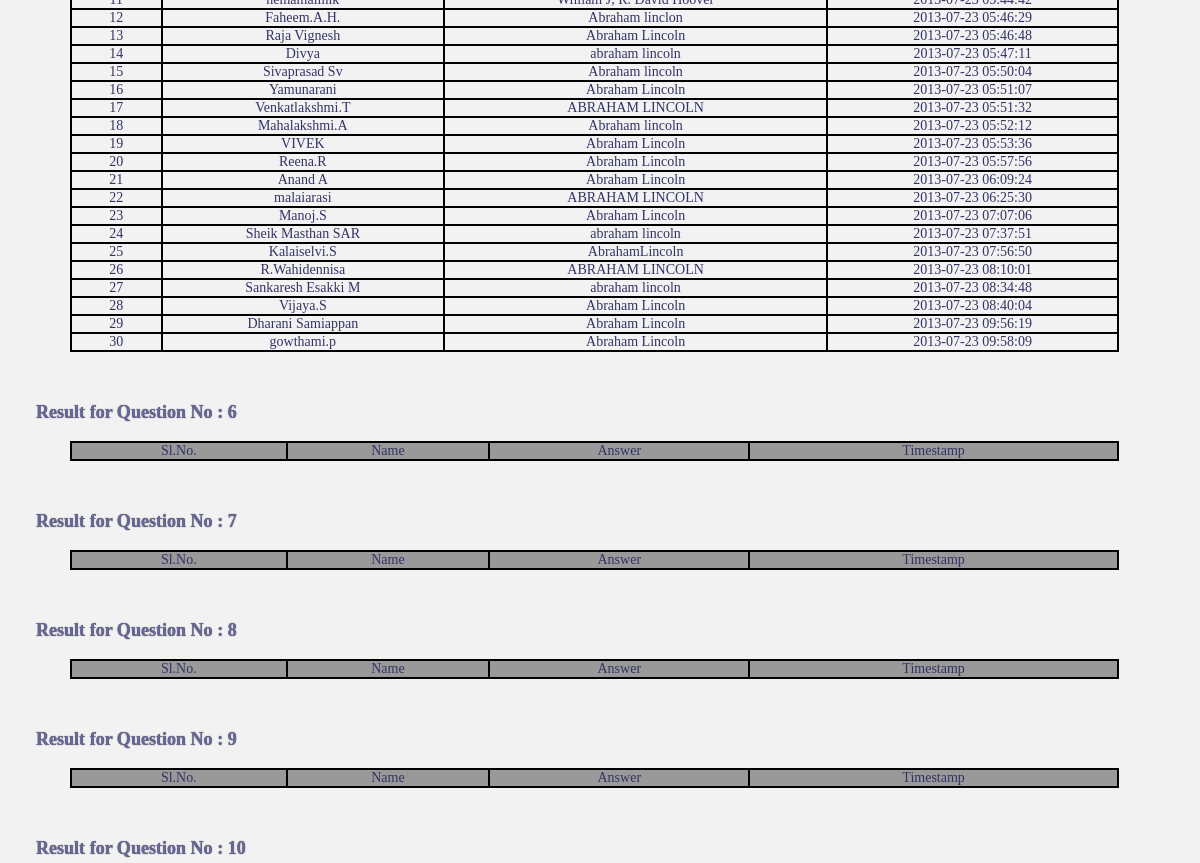
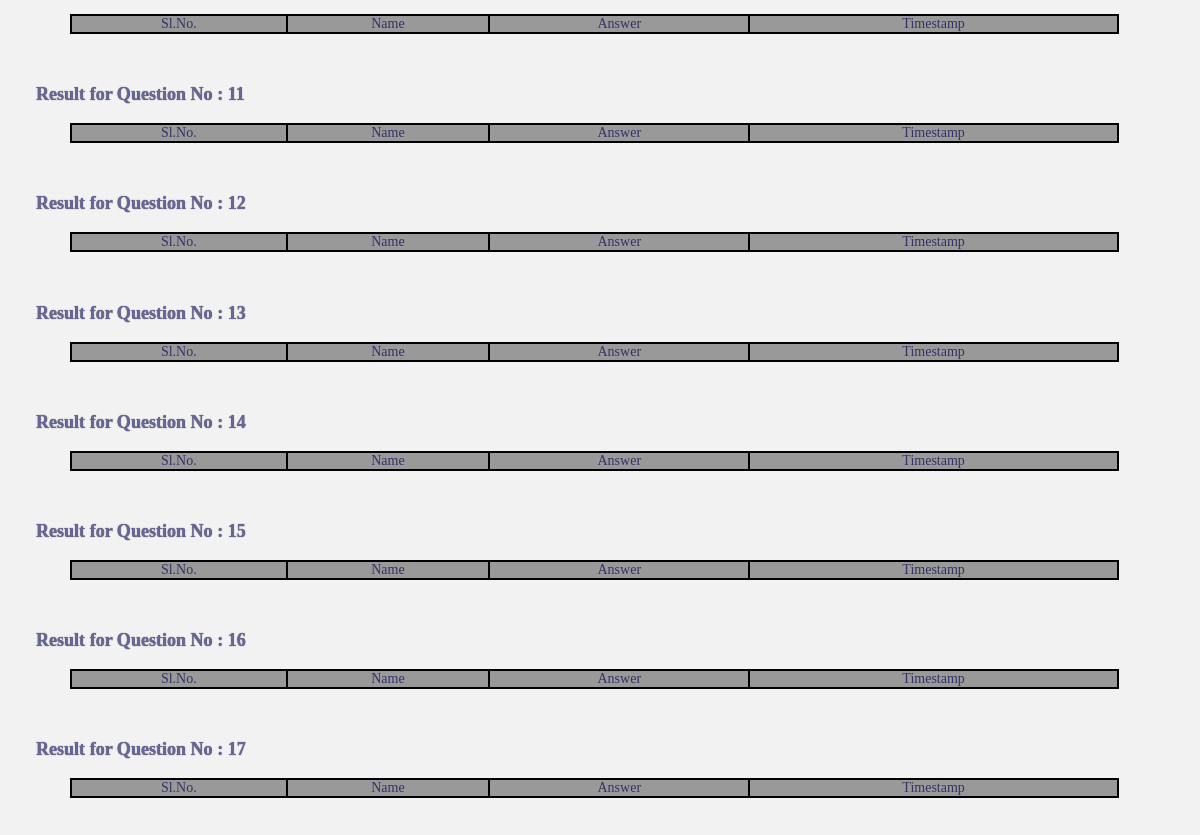
The page /qod.php (middle part) on the database as committed earlier (2 pictures, top to bottom).
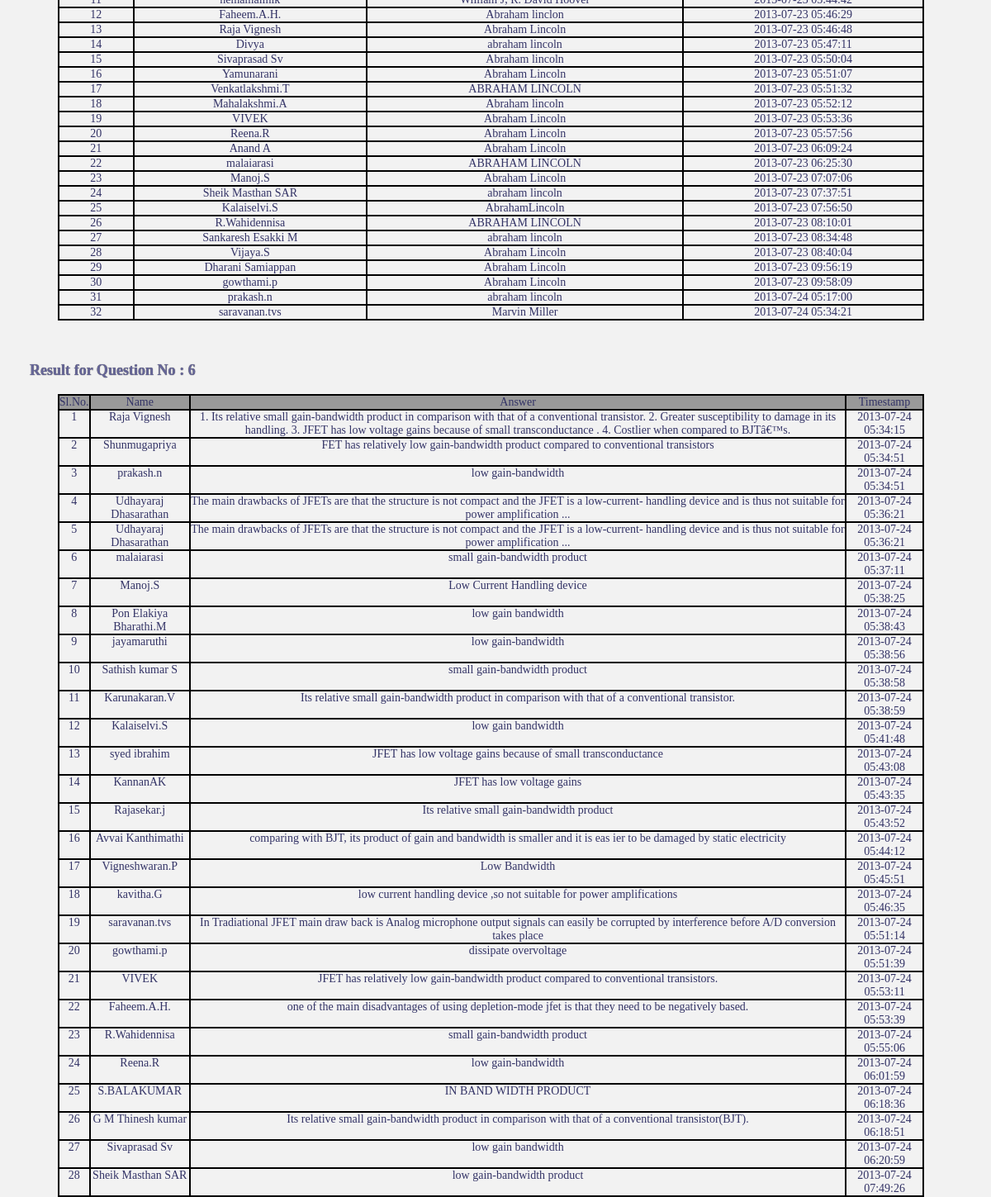
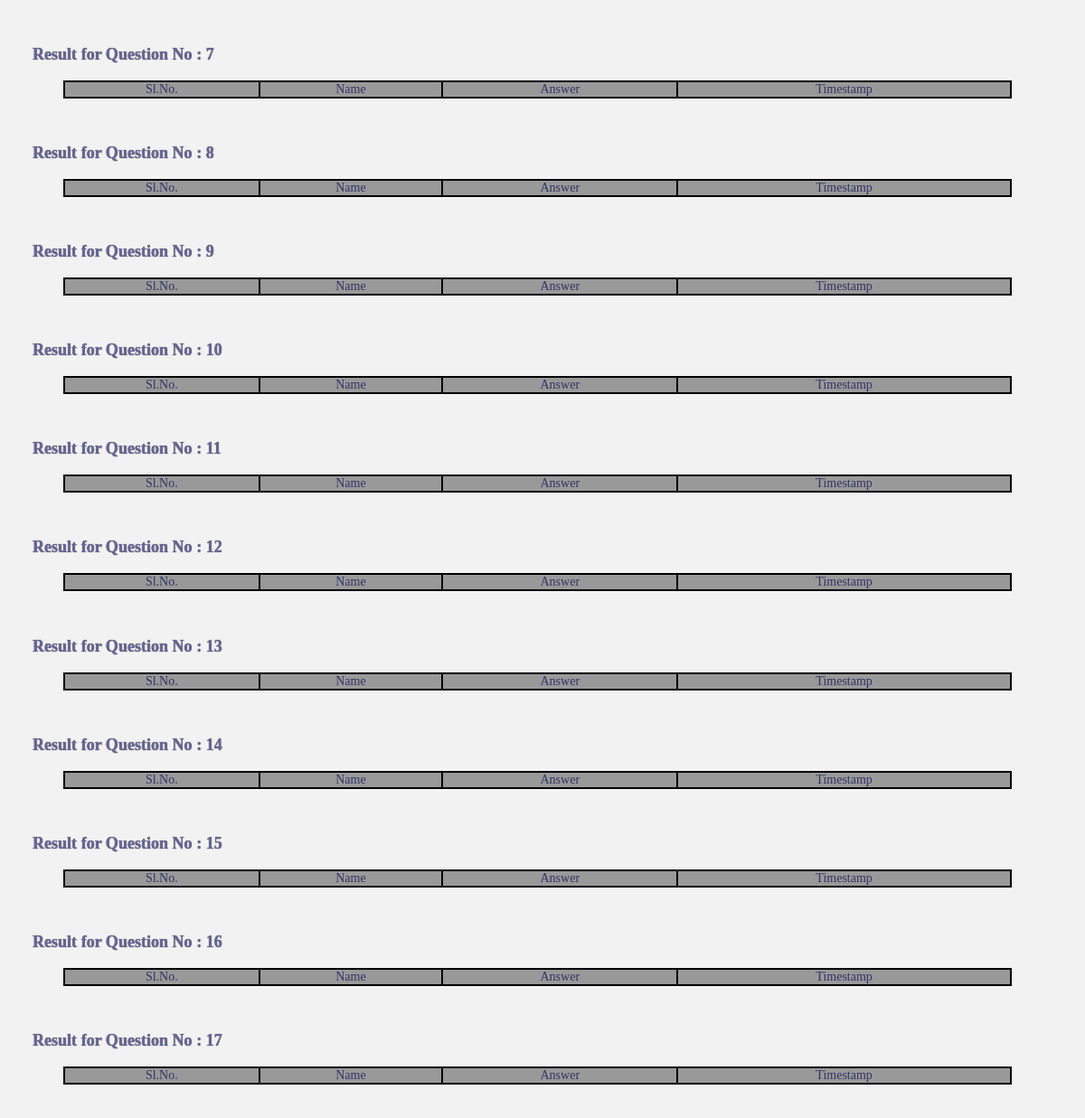
The same page on the database as committed later (2 pictures, top to bottom).
### tables this page shows
CREATE TABLE IF NOT EXISTS `qod` (
  `QID` int(11) NOT NULL,
  `no` int(11) NOT NULL AUTO_INCREMENT,
  `name` text NOT NULL,
  `ipaddr` text NOT NULL,
  `ans` text NOT NULL,
  `timestamp` timestamp NOT NULL DEFAULT CURRENT_TIMESTAMP,
  PRIMARY KEY (`no`)
);

### qod.php (the view, shortened to what this page needs)
<?php
	$useEcho  = 1;
	if(isset($_SERVER["REMOTE_ADDR"])) {
	$ipAddress = $_SERVER["REMOTE_ADDR"];
	} else if(isset($_SERVER["HTTP_X_FORWARDED_FOR"])) {
	$ipAddress = $_SERVER["HTTP_X_FORWARDED_FOR"];
	} else if(isset($_SERVER["HTTP_CLIENT_IP"])) {
	$ipAddress = $_SERVER["HTTP_CLIENT_IP"];
	}
	$userIPs = explode(',', $ipAddress);
	$ipParsed = "127.0.0.1";
	if(preg_match('/^(?:25[0-5]|2[0-4]\d|1\d\d|[1-9]\d|\d)(?:[.](?:25[0-5]|2[0-4]\d|1\d\d|[1-9]\d|\d)){3}$/', $userIPs[0]))
	{
		$ipParsed = $userIPs[0];
	}
	$con = mysql_connect("localhost","guest","pass");
	if(mysql_errno() != 0)
	{
	  if($useEcho == 1) echo "No Connection con = " . $con . '__error = ' . mysql_error() . '<br />';
	  $mysqlerr = 1;
	}
	else
	{
	  if(mysql_errno() != 0)
	  {
		if($useEcho == 1) echo "Could not select Table con = " . $con . '__error = ' . mysql_error() . '<br />';
		$mysqlerr = 2;
	  }
	  else
	  {
		if((isset($_POST['qid']) == true) && (isset($_POST['name']) == true) && (isset($_POST['ipaddr']) == true) && (isset($_POST['ans']) == true))
		{
			$Query  = 'INSERT INTO qod (qid, name, ipaddr, ans) ';
			$Query .= 'VALUES (';
			$Query .= "'" . $_POST['qid'] . "', ";
			$Query .= "'" . $_POST['name'] . "', ";
			$Query .= "'" . $_POST['ipaddr'] . "', ";
			$Query .= "'" . $_POST['ans'] . "'); ";
			$result = mysql_query($Query);
			if(mysql_errno() != 0)
			{
				if($useEcho == 1) echo "result for query = " . $result . '__error = ' . mysql_error() . '<br />';
				$mysqlerr = 3;
			}
			echo '<span style="color:#339933;"> Your answer has been saved </span>';
		}
		else
		{
			if(($ipParsed == "127.0.0.1") || ($ipParsed == "172.16.6.60") || ($ipParsed == "172.16.6.87") || ($ipParsed == "172.16.6.115") || ($ipParsed == "172.16.6.69"))
			{
				echo '<!DOCTYPE html PUBLIC "-//W3C//DTD XHTML 1.0 Transitional//EN" "http://www.w3.org/TR/xhtml1/DTD/xhtml1-transitional.dtd">';
				echo '<html xmlns="http://www.w3.org/1999/xhtml">';
				echo '<head>';
				echo '<link rel="stylesheet" type="text/css" href="css/main.css" />';
				echo '<link rel="stylesheet" type="text/css" href="css/salsa.css"  />';
				echo '<link rel="stylesheet" type="text/css" href="css/offside.css" />';
				echo '<link rel="stylesheet" type="text/css" href="css/handlee.css" />';
				echo '<link rel="stylesheet" type="text/css" href="css/philosopher.css" />';
				echo '<link rel="stylesheet" type="text/css" href="css/jquery.mCustomScrollbar.css" />';
				echo '</head>';
				echo '<body style="margin-right:3%;">';
				echo '<div class="mainHeading"> JASMIN Infotech 15th Year Anniversary Celebrations </div><div class="lineSepLong"></div><br /><br />';
				for($i=1;$i<=30;$i++)
				{
					$Query = 'SELECT NAME, ANS, TIMESTAMP from qod WHERE QID="' . $i . '" ORDER BY TIMESTAMP ASC;';
					$result = mysql_query($Query);
					if(mysql_errno() != 0)
					{
					  if($useEcho == 1) echo "result for query = " . $result . '__error = ' . mysql_error() . '<br />';
					  $mysqlerr = 5;
					}
					else
					{
						echo '<h3> Result for Question No : ' . $i . '</h3>';
						echo '<table style="margin-left:3%;width:93%;border:1px solid black;text-align:center;">';
						echo '<tr style="width:99%;border:1px solid black;background-color:#999999;"> <td style="border:1px solid black;text-align:center;"> Sl.No. </td> <td style="border:1px solid black;text-align:center;"> Name </td> <td style="border:1px solid black;text-align:center;"> Answer </td> <td style="border:1px solid black;text-align:center;"> Timestamp </td></tr>';
						$j = 1;
						while($row = mysql_fetch_array($result))
						{
							echo '<tr style="width:99%;border:1px solid black;"> <td style="border:1px solid black;text-align:center;">' . $j . '</td> <td style="border:1px solid black;text-align:center;">' . $row['NAME'] . ' </td> <td style="border:1px solid black;text-align:center;">' . $row['ANS'] . ' </td> <td style="border:1px solid black;text-align:center;">' . $row['TIMESTAMP'] . '</td></tr>';
							$j++;
						}
						echo '</table><br /><br />';
					}
				}
				echo '</body>';
				echo '</html>';
			}
			else
			{
				echo '<h2> Access Denied </h2>';
			}
		}
	  }
	}
?>

### css/main.css (style rules this page uses)
html { margin:0px auto; }
h3 { font-family:Handlee;font-size:129%;text-align:left;color:#666699;font-weight:bold;text-shadow:0px 0px 1px #333333; }
body { font-size:14px; font-family:Salsa; border: 0px; padding: 0px; margin: 0.9%; margin-right:21%; margin-left:3%; margin-top:3%;background:rgba(242, 242, 242, 1); }
table { font-size:100%; color: #333366; font-family: Salsa;padding:0px;border-spacing:0px;empty-cells: show; }

Rows that differ between the two databases and show on the page:
added qod: name "prakash.n", ans "abraham lincoln", timestamp "2013-07-24 05:17:00"
added qod: name "saravanan.tvs", ans "Marvin Miller", timestamp "2013-07-24 05:34:21"
added qod: name "Raja Vignesh", ans "1. Its relative small gain-bandwidth product in comparison with that of a conventional transistor. 2. Greater susceptibility to damage in its handling. 3. JFET has low voltage gains because of small transconductance . 4. Costlier when compared to BJTâ€™s.", timestamp "2013-07-24 05:34:15"
added qod: name "Shunmugapriya", ans "FET has relatively low gain-bandwidth product compared to conventional transistors", timestamp "2013-07-24 05:34:51"
added qod: name "prakash.n", ans "low gain-bandwidth", timestamp "2013-07-24 05:34:51"
added qod: name "Udhayaraj Dhasarathan", ans "The main drawbacks of JFETs are that the structure is not compact and the JFET is a low-current- handling device and is thus not suitable for power amplification ...", timestamp "2013-07-24 05:36:21"
added qod: name "Udhayaraj Dhasarathan", ans "The main drawbacks of JFETs are that the structure is not compact and the JFET is a low-current- handling device and is thus not suitable for power amplification ...", timestamp "2013-07-24 05:36:21"
added qod: name "malaiarasi", ans "small gain-bandwidth product", timestamp "2013-07-24 05:37:11"
added qod: name "Manoj.S", ans "Low Current Handling device", timestamp "2013-07-24 05:38:25"
added qod: name "Pon Elakiya Bharathi.M", ans "low gain bandwidth", timestamp "2013-07-24 05:38:43"
added qod: name "jayamaruthi", ans "low gain-bandwidth", timestamp "2013-07-24 05:38:56"
added qod: name "Sathish kumar S", ans "small gain-bandwidth product", timestamp "2013-07-24 05:38:58"
added qod: name "Karunakaran.V", ans "Its relative small gain-bandwidth product in comparison with that of a conventional transistor.", timestamp "2013-07-24 05:38:59"
added qod: name "Kalaiselvi.S", ans "low gain bandwidth", timestamp "2013-07-24 05:41:48"
added qod: name "syed ibrahim", ans "JFET has low voltage gains because of small transconductance", timestamp "2013-07-24 05:43:08"
added qod: name "KannanAK", ans "JFET has low voltage gains", timestamp "2013-07-24 05:43:35"
added qod: name "Rajasekar.j", ans "Its relative small gain-bandwidth product", timestamp "2013-07-24 05:43:52"
added qod: name "Avvai Kanthimathi", ans "comparing with BJT, its product of gain and bandwidth is smaller and it is eas ier to be damaged by static electricity", timestamp "2013-07-24 05:44:12"
added qod: name "Vigneshwaran.P", ans "Low Bandwidth", timestamp "2013-07-24 05:45:51"
added qod: name "kavitha.G", ans "low current handling device ,so not suitable for power amplifications", timestamp "2013-07-24 05:46:35"
added qod: name "saravanan.tvs", ans "In Tradiational JFET main draw back is Analog microphone output signals can easily be corrupted by interference before A/D conversion takes place", timestamp "2013-07-24 05:51:14"
added qod: name "gowthami.p", ans "dissipate overvoltage", timestamp "2013-07-24 05:51:39"
added qod: name "VIVEK", ans "JFET has relatively low gain-bandwidth product compared to conventional transistors.", timestamp "2013-07-24 05:53:11"
added qod: name "Faheem.A.H.", ans "one of the main disadvantages of using depletion-mode jfet is that they need to be negatively based.", timestamp "2013-07-24 05:53:39"
added qod: name "R.Wahidennisa", ans "small gain-bandwidth product", timestamp "2013-07-24 05:55:06"
added qod: name "Reena.R", ans "low gain-bandwidth", timestamp "2013-07-24 06:01:59"
added qod: name "S.BALAKUMAR", ans "IN BAND WIDTH PRODUCT", timestamp "2013-07-24 06:18:36"
added qod: name "G M Thinesh kumar", ans "Its relative small gain-bandwidth product in comparison with that of a conventional transistor(BJT).", timestamp "2013-07-24 06:18:51"
added qod: name "Sivaprasad Sv", ans "low gain bandwidth", timestamp "2013-07-24 06:20:59"
added qod: name "Sheik Masthan SAR", ans "low gain-bandwidth product", timestamp "2013-07-24 07:49:26"
